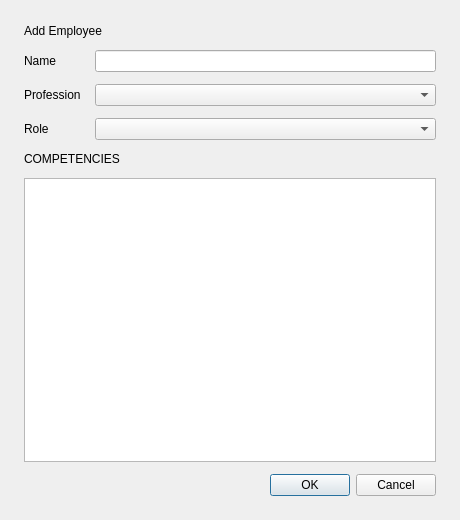
<?xml version="1.0" encoding="UTF-8"?>
<ui version="4.0">
 <class>AddEmployeeDialog</class>
 <widget class="QDialog" name="AddEmployeeDialog">
  <property name="geometry">
   <rect>
    <x>0</x>
    <y>0</y>
    <width>460</width>
    <height>520</height>
   </rect>
  </property>
  <property name="windowTitle">
   <string>Add Employee</string>
  </property>
  <layout class="QVBoxLayout" name="dialogLayout">
   <property name="spacing">
    <number>12</number>
   </property>
   <property name="leftMargin">
    <number>24</number>
   </property>
   <property name="topMargin">
    <number>24</number>
   </property>
   <property name="rightMargin">
    <number>24</number>
   </property>
   <property name="bottomMargin">
    <number>24</number>
   </property>
   <item>
    <widget class="QLabel" name="dialogTitleLabel">
     <property name="text">
      <string>Add Employee</string>
     </property>
     <property name="variant" stdset="0">
      <string notr="true">heading</string>
     </property>
    </widget>
   </item>
   <item>
    <layout class="QFormLayout" name="employeeForm">
     <property name="horizontalSpacing">
      <number>14</number>
     </property>
     <property name="verticalSpacing">
      <number>12</number>
     </property>
     <item row="0" column="0">
      <widget class="QLabel" name="employeeNameCaption">
       <property name="text">
        <string>Name</string>
       </property>
       <property name="variant" stdset="0">
        <string notr="true">muted</string>
       </property>
      </widget>
     </item>
     <item row="0" column="1">
      <widget class="QLineEdit" name="employeeNameEdit">
       <property name="placeholderText">
        <string/>
       </property>
      </widget>
     </item>
     <item row="1" column="0">
      <widget class="QLabel" name="professionCaption">
       <property name="text">
        <string>Profession</string>
       </property>
       <property name="variant" stdset="0">
        <string notr="true">muted</string>
       </property>
      </widget>
     </item>
     <item row="1" column="1">
      <widget class="QComboBox" name="professionCombo"/>
     </item>
     <item row="2" column="0">
      <widget class="QLabel" name="roleCaption">
       <property name="text">
        <string>Role</string>
       </property>
       <property name="variant" stdset="0">
        <string notr="true">muted</string>
       </property>
      </widget>
     </item>
     <item row="2" column="1">
      <widget class="QComboBox" name="roleCombo"/>
     </item>
    </layout>
   </item>
   <item>
    <widget class="QLabel" name="competencyCaption">
     <property name="text">
      <string>COMPETENCIES</string>
     </property>
     <property name="variant" stdset="0">
      <string notr="true">section</string>
     </property>
    </widget>
   </item>
   <item>
    <widget class="QListWidget" name="competencyList"/>
   </item>
   <item>
    <widget class="QDialogButtonBox" name="buttonBox">
     <property name="orientation">
      <enum>Qt::Horizontal</enum>
     </property>
     <property name="standardButtons">
      <set>QDialogButtonBox::Cancel|QDialogButtonBox::Ok</set>
     </property>
    </widget>
   </item>
  </layout>
 </widget>
 <resources/>
 <connections>
  <connection>
   <sender>buttonBox</sender>
   <signal>accepted()</signal>
   <receiver>AddEmployeeDialog</receiver>
   <slot>accept()</slot>
   <hints>
    <hint type="sourcelabel">
     <x>20</x>
     <y>20</y>
    </hint>
    <hint type="destinationlabel">
     <x>20</x>
     <y>20</y>
    </hint>
   </hints>
  </connection>
  <connection>
   <sender>buttonBox</sender>
   <signal>rejected()</signal>
   <receiver>AddEmployeeDialog</receiver>
   <slot>reject()</slot>
   <hints>
    <hint type="sourcelabel">
     <x>20</x>
     <y>20</y>
    </hint>
    <hint type="destinationlabel">
     <x>20</x>
     <y>20</y>
    </hint>
   </hints>
  </connection>
 </connections>
</ui>
